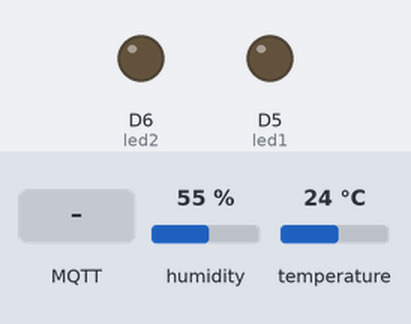
Recording of a sketch running on a simulated ESP8266 (Wemos D1 mini). Parts: output pins drawn as LEDs (lit = HIGH). The inputs (shaded band) are chosen by the test bench; at power-on: humidity 55 %, temperature 24 °C. WiFi joins after 1.5 s; servers stay silent unless stated; uploads are accepted with an empty reply; random numbers use the default seed unless the sketch sets one; no MQTT or app messages arrive unless stated; what the sketch prints to the serial monitor is not drawn.

Above: at 2.7 s.
2.8 s: MQTT message "1" arrives on the first subscribed topic
At 3.3 s:
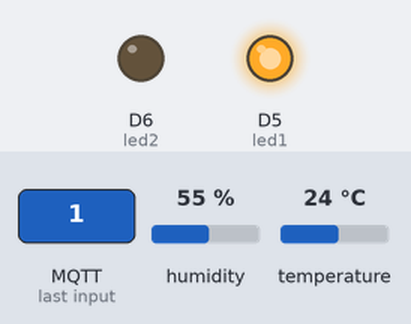
4.3 s: MQTT message "on" arrives on the second subscribed topic
At 5.5 s:
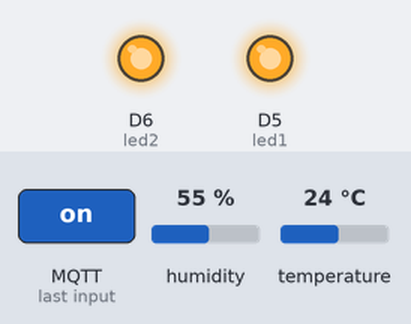
5.8 s: MQTT message "off" arrives on the first subscribed topic
At 6.7 s:
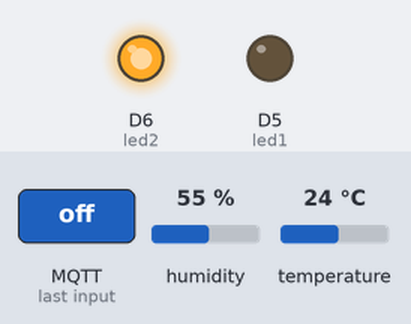
7.3 s: MQTT message "0" arrives on the first subscribed topic
At 7.9 s:
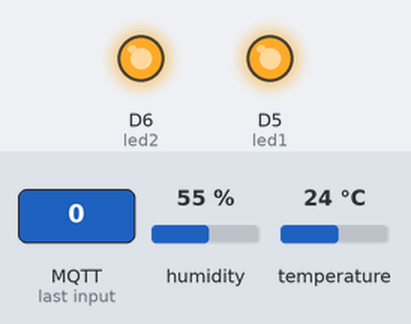
8.8 s: MQTT message "2" arrives on the first subscribed topic
At 10.2 s:
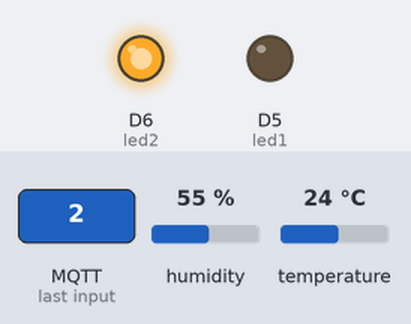
Timing chart, 0 to 11.3 s (numbered marks = the images above; inputs shaded):
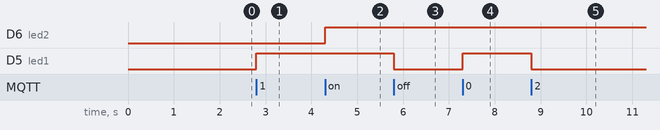

Measured:
- after the input at 2.8 s, D5 (led1): LOW → HIGH at once
- after the input at 4.3 s, D6 (led2): LOW → HIGH at once
- after the input at 5.8 s, D5 (led1): HIGH → LOW at once
- after the input at 7.3 s, D5 (led1): LOW → HIGH at once
- after the input at 8.8 s, D5 (led1): HIGH → LOW at once

The sketch:

WeMosD1_DHT.ino
```cpp
#include <ESP8266WiFi.h>
#include <ESP8266HTTPClient.h>
#include <WiFiClient.h>
#include <ArduinoJson.h>
#include <DHT.h>
#include <PubSubClient.h>

const char* ssid = "UiTiOt-E3.1";
const char* password = "UiTiOtAP";
const char* url = "http://172.31.11.55:8000/sqlite/insert/wemos_dht";

const char* mqtt_server = "172.31.9.11";
const char* mqttTopic1 = "mmcl/nhom12/led/n1";
const char* mqttTopic2 = "mmcl/nhom12/led/n2";

HTTPClient http;
WiFiClient wifiClient;

StaticJsonDocument<200> jsonObj;
//JsonObject dataObj = jsonObj.createNestedObject("data");

#define DHTPIN D4
#define led1 D5
#define led2 D6

const int DHTTYPE = DHT11;
DHT dht(DHTPIN, DHTTYPE);
WiFiClient espClient;
PubSubClient client(espClient);
unsigned long oldtime = 0;

void setup() {
  Serial.begin(115200);
  WiFi.begin(ssid, password);

  pinMode(led1, OUTPUT);
  pinMode(led2, OUTPUT);

  digitalWrite(led1, LOW);
  digitalWrite(led2, LOW);

  while (WiFi.status() != WL_CONNECTED) {
    delay(500);
    Serial.print(".");
  }

  Serial.println("Connected to WiFi");
  Serial.print("IP: ");
  Serial.println(WiFi.localIP());

  http.begin(wifiClient, url);
  dht.begin();

  client.setServer(mqtt_server, 1883);
  client.setCallback(callback);
}

void loop() {
 int delayTimebyMillis = 5000;

  unsigned long currentMillis = millis();
  if ((unsigned long) (millis() - oldtime) > delayTimebyMillis) {
    float h = dht.readHumidity();
    float t = dht.readTemperature();
    Serial.println("temp: ");
    Serial.print(t);
    Serial.println(" hum: ");
    Serial.print(h);

    if(!isnan(t) && !isnan(h)){
      jsonObj["dht_wemosIP"] = WiFi.localIP().toString();
      jsonObj["temperature"] = t;
      jsonObj["humidity"] = h;

      String jsonString;
      serializeJson(jsonObj, jsonString);
      Serial.println(jsonString);

      int httpResponseCode = http.POST(jsonString);

      if (httpResponseCode > 0) {
        Serial.println(httpResponseCode);
        String strResponse = http.getString();
        Serial.println(strResponse);
      } else {
          Serial.print("Error on HTTP request: ");
          Serial.println(httpResponseCode);

          String errorDescription = http.errorToString(httpResponseCode);
          Serial.print("Error description: ");
          Serial.println(errorDescription);
        }
      http.end();
    }
    oldtime = millis();
  }

  if (!client.connected()) {
      reconnect();
    }
  client.loop();
}

void callback(char* topic, byte* payload, unsigned int length) {
  Serial.print("Received message on topic: ");
  Serial.println(topic);

  String message = "";
  for (int i = 0; i < length; i++) {
    message += (char)payload[i];
  }
  Serial.print("Message: ");
  Serial.println(message);

  int led1State = digitalRead(led1);
  int led2State = digitalRead(led2);

  if(strcmp(topic, mqttTopic1) == 0){
    if(led1State == LOW) digitalWrite(led1, HIGH);
    else digitalWrite(led1, LOW);
  }

  if(strcmp(topic, mqttTopic2) == 0){
    if(led2State == LOW) digitalWrite(led2, HIGH);
    else digitalWrite(led2, LOW);
  }
}

void reconnect() {
  while (!client.connected()) {
    Serial.print("Attempting MQTT connection...");
    String clientId = "WemosClient-";
    clientId += String(random(0xffff), HEX);
    if (client.connect(clientId.c_str())) {
      Serial.println("connected");
      client.subscribe("mmcl/nhom12/led/n1");
      client.subscribe("mmcl/nhom12/led/n2");
    } else {
      Serial.print("failed, rc=");
      Serial.print(client.state());
      Serial.println(" retrying in 5 seconds");
      delay(5000);
    }
  }
}
```
